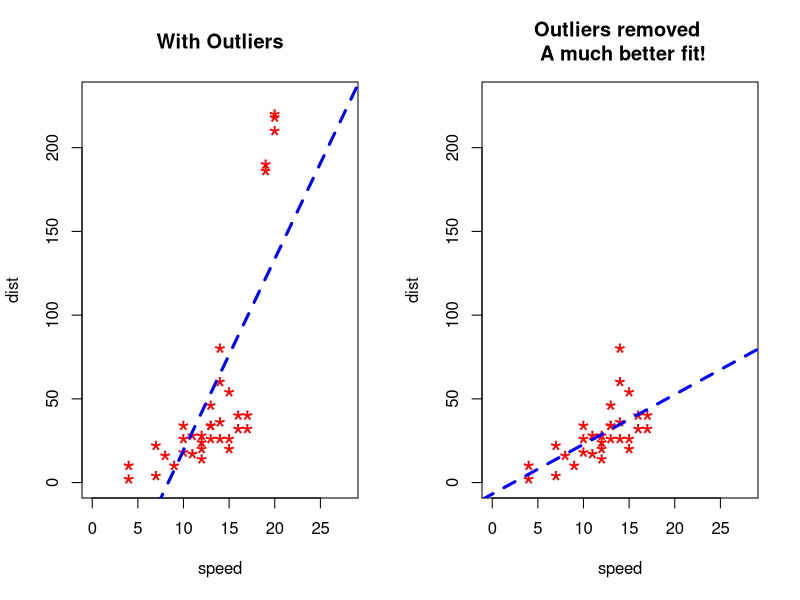

Generate this figure with R:
# Outlier Examples
# Cars dataset is built in Rstudio.
# you need to load the cars dataset first.
cars1 <- cars[1:30,] # first 30 rows of the original cars dataset.
head(cars1)
# Now we will introduce some additional data points that are outliers.
cars_outliers <- data.frame(speed=c(19,19,20,20,20), dist=c(190,186,210,220,218)) # introduced the outliears
head(cars_outliers)
cars2 <- rbind(cars1, cars_outliers)
help(par) # Set or Query Graphical Parameters, read the RStudio documentation for "par" function.
par(mfrow=c(1, 2))
plot(cars2$speed, cars2$dist, xlim=c(0, 28), ylim=c(0, 230), main="With Outliers", xlab="speed", ylab="dist",
     pch="*", col="red", cex=2)
abline(lm(dist ~ speed, data=cars2), col="blue", lwd=3, lty=2)
# Plot of original data without outliers. Note the change in slope (angle) of best fit line.
plot(cars1$speed, cars1$dist, xlim=c(0, 28), ylim=c(0, 230), main="Outliers removed \n A much better fit!",
     xlab="speed", ylab="dist", pch="*", col="red", cex=2)
abline(lm(dist ~ speed, data=cars1), col="blue", lwd=3, lty=2)
